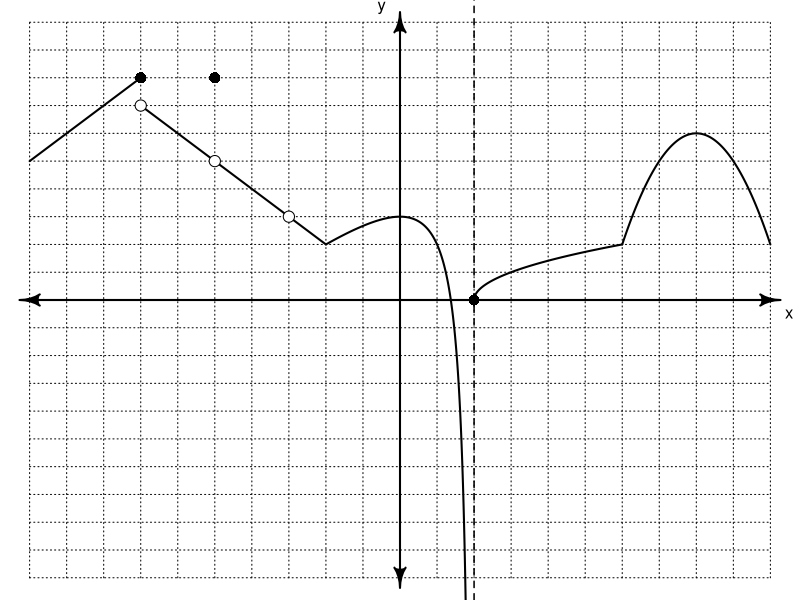

This figure's R source:
## ---- chunk 1
library(shape)
par(mar=c(0,0,0,0))
plot(0,0,type="n",axes=F,ann=F,xlim=c(-10,10),ylim=c(-10,10))
for(i in -10:10){
  lines(c(i,i),c(-10,10),lty=3)
  lines(c(-10,10),c(i,i),lty=3)
}
Arrows(-10,0,10,0,code=3,lwd=2)
Arrows(0,-10,0,10,code=3,lwd=2)
text(10.5,-0.5,"x")
text(-0.5,10.5,"y")

f = function(x){x+15}
x = seq(-10,-7,0.01)
lines(x,f(x),lwd=2)
points(-7,f(-7),pch=16,cex=1.5)

f = function(x){-x}
x = seq(-7,-2,0.01)
lines(x,f(x),lwd=2)
points(-7,f(-7),pch=16,cex=1.5,col="white")
points(-7,f(-7),pch=1,cex=1.5)
points(-5,f(-5),pch=16,cex=1.5,col="white")
points(-5,f(-5)+3,pch=16,cex=1.5,col="black")
points(-5,f(-5),pch=1,cex=1.5)
points(-3,f(-3),pch=16,cex=1.5,col="white")
points(-3,f(-3),pch=1,cex=1.5)

f = function(x){(x^2)/(x-2)+3}
x = seq(-2,2,0.01)
lines(x,f(x),lwd=2)
abline(v=2,lty=2,lwd=1.5)

f = function(x){sqrt(x-2)}
x = seq(2,6,0.01)
lines(x,f(x),lwd=2)
points(2,f(2),pch=16,cex=1.5,col="black")

f = function(x){-(x-8)^2+6}
x = seq(6,10,0.01)
lines(x,f(x),lwd=2)
points(2,f(2),pch=16,cex=1.5,col="black")
